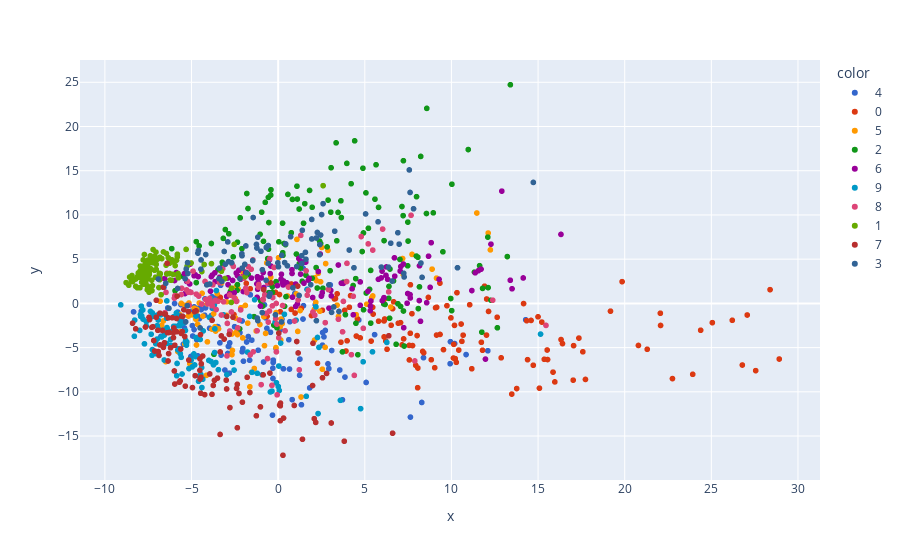

The code cell stored with this chart in its notebook:
### Code cell
# if you want to have optimum 2D visual, convert the PCI = 2  and change it to 3 if you want to have 3D visual
import plotly.express as px
y_train_trf = y_train.astype(str)

fig = px.scatter(       #for 3D write scatter_3D and put x, y, and z values
    x=X_train_trf[:, 0], 
    y=X_train_trf[:, 1], 
    color=y_train_trf, 
    color_discrete_sequence=px.colors.qualitative.G10
    )

fig.show()
